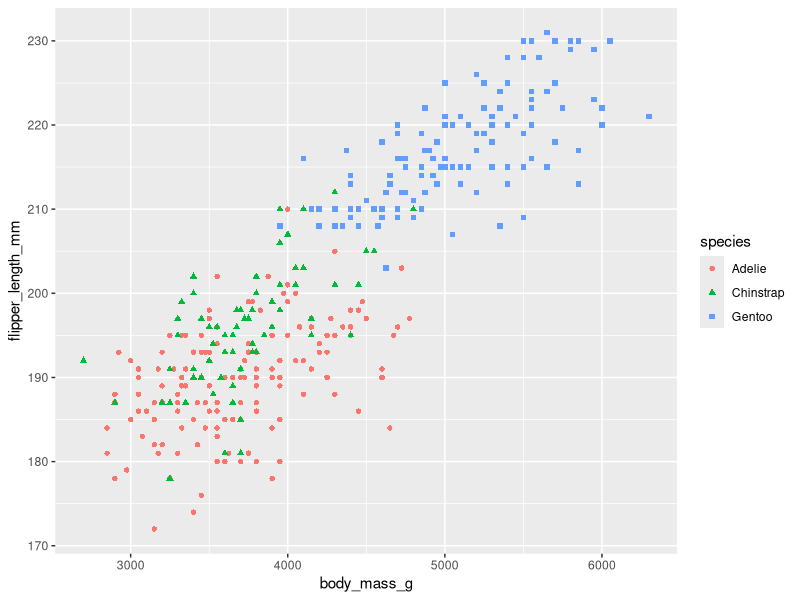

This figure's R source:
## ---- chunk 1
knitr::opts_chunk$set(echo = TRUE)

library(palmerpenguins)
library(tidyverse)
## ---- chunk 2

## ---- chunk 3
ggplot(penguins, 
       aes(x = body_mass_g, 
           y = flipper_length_mm,
           color = species, 
           pch = species)) +
  geom_point()
